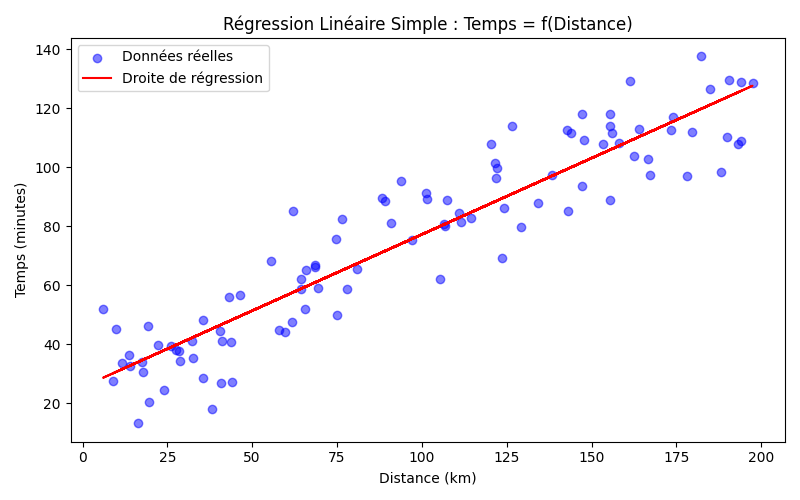

The Python source for this figure:
import numpy as np
import matplotlib.pyplot as plt
from sklearn.linear_model import LinearRegression
from data import df

# Variables
X = df[["distance"]]  # variable explicative
y = df["temps"]       # variable cible

# Modèle
modele = LinearRegression()
modele.fit(X, y)

# Résultats
print("=== RÉGRESSION LINÉAIRE SIMPLE ===")
print(f"Coefficient (pente)    : {modele.coef_[0]:.4f}")
print(f"Intercept              : {modele.intercept_:.4f}")
print(f"Score R²               : {modele.score(X, y):.4f}")
print(f"\nFormule : Temps = {modele.coef_[0]:.2f} x Distance + {modele.intercept_:.2f}")

# Graphique
plt.figure(figsize=(8, 5))
plt.scatter(df["distance"], y, color="blue", alpha=0.5, label="Données réelles")
plt.plot(df["distance"], modele.predict(X), color="red", label="Droite de régression")
plt.xlabel("Distance (km)")
plt.ylabel("Temps (minutes)")
plt.title("Régression Linéaire Simple : Temps = f(Distance)")
plt.legend()
plt.tight_layout()
plt.savefig("regression_simple.png")
print("\nGraphique sauvegardé : regression_simple.png")
